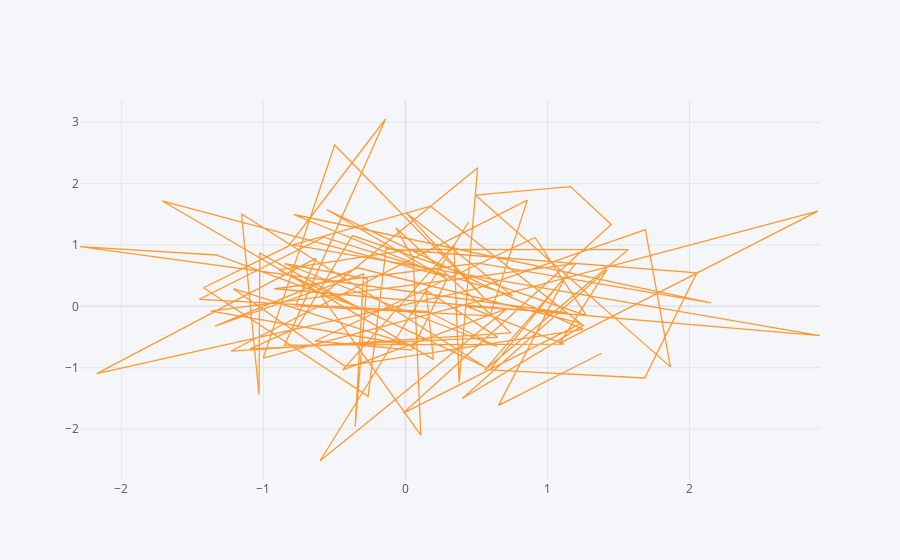

Here is the notebook cell this chart was saved with:
### Code cell
df.iplot(kind='scatter',x='A',y='B')    #you have to do specify mode and passing the string 'markers'. Then you will actually get some markers.
